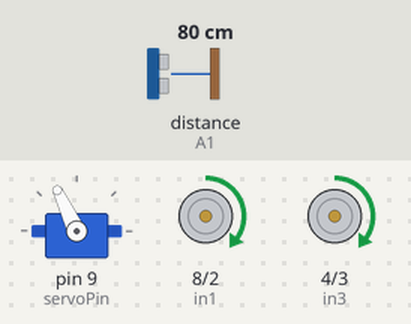
Bench run of a sketch on a simulated Arduino Uno, built with avr-gcc and run on an emulated ATmega328P. Parts: servo, motor-driver pin pairs drawn as motors (green arrow = first pin HIGH = forward, orange = second pin HIGH = backward, longer = more drive, scaled by the enable pin). Inputs (shaded band) come from the test bench; at power-on: distance to the obstacle (sensor on A1) 80 cm. The echo pulse lasts 58.3 µs per cm.

Above: at 3.9 s.
4.0 s: distance to the obstacle (sensor on A1) set to 44 cm
5.5 s: distance to the obstacle (sensor on A1) set to 38 cm
At 6.9 s:
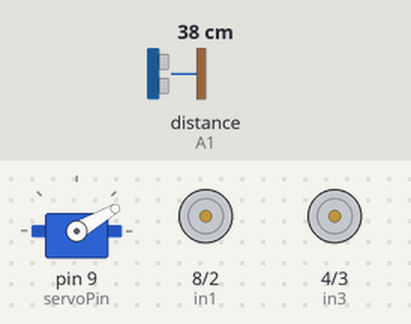
8.5 s: distance to the obstacle (sensor on A1) set to 60 cm
At 10.1 s:
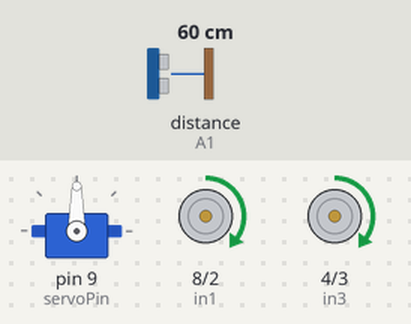
10.4 s: distance to the obstacle (sensor on A1) set to 2 cm
At 12.7 s:
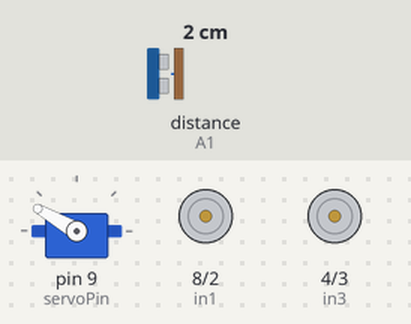
13.4 s: distance to the obstacle (sensor on A1) set to 43 cm
At 13.73 s:
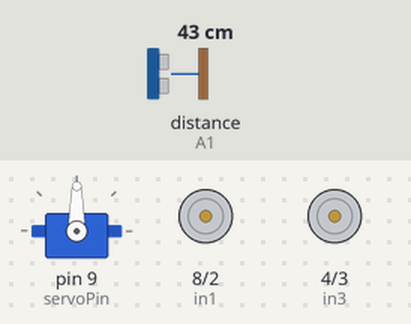
15.3 s: distance to the obstacle (sensor on A1) set to 4 cm
At 18.3 s:
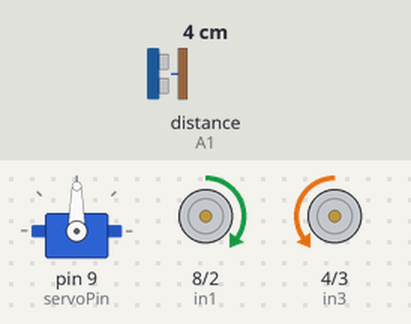
Timing chart, 0 to 19.3 s (numbered marks = the images above; inputs shaded):
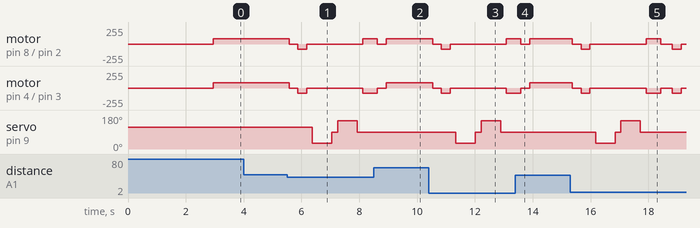

Measured:
- the behaviour switches between 41 and 40 cm on distance to the obstacle (sensor on A1) (found by bisection; images 0 and 1)
- after the input at 4.0 s, every drawn part: stays the same
- after the input at 5.5 s, motor on pin 8 (in1) / pin 2 (in2): forward 80/255 → stopped after 0.07 s, → backward 80/255 0.30 s later, → stopped 0.31 s later, → forward 80/255 1.9 s later; motor on pin 4 (in3) / pin 3 (in4): forward 80/255 → stopped after 0.07 s, → backward 80/255 0.30 s later, → stopped 0.31 s later, → backward 80/255 1.9 s later
- after the input at 8.5 s, servo on pin 9 (servoPin): stays 90° (without the input it goes to 30° after 1.0 s)
- after the input at 10.4 s, motor on pin 8 (in1) / pin 2 (in2): forward 80/255 → stopped after 0.14 s, → backward 80/255 0.30 s later, → stopped 0.31 s later, → forward 80/255 1.9 s later; motor on pin 4 (in3) / pin 3 (in4): forward 80/255 → stopped after 0.14 s, → backward 80/255 0.30 s later, → stopped 0.31 s later, → backward 80/255 1.9 s later
- after the input at 13.4 s, servo on pin 9 (servoPin): stays 90° (without the input it goes to 30° after 1.1 s)

The sketch:

sketch_final.ino
```cpp
// Before uploading the code, install the necessary libraries:
// NewPing Library: https://bitbucket.org/teckel12/arduino-new-ping/downloads/
// Servo Library: Included in Arduino IDE

#include <NewPing.h>
#include <Servo.h>

// Define pins for L298N Motor Controller
// Motor A (Left Motor)
const int enA = 6;    // Enable pin for motor speed control (PWM)
const int in1 = 8;    // IN1 for motor direction
const int in2 = 2;    // IN2 for motor direction

// Motor B (Right Motor)
const int enB = 5;    // Enable pin for motor speed control (PWM)
const int in3 = 4;    // IN3 for motor direction
const int in4 = 3;    // IN4 for motor direction

// Define pin for Servo motor
const int servoPin = 9;  // Servo connected to pin 9 (uses Timer1 with Servo library)

// Define pins and constants for ultrasonic sensor
#define TRIG_PIN A0
#define ECHO_PIN A1
#define MAX_DISTANCE 200

// Constants
#define MAX_SPEED 80 // Sets speed of DC motors (0-255)

NewPing sonar(TRIG_PIN, ECHO_PIN, MAX_DISTANCE);

Servo myServo;

boolean goesForward = false;
int distance = 100;
int speedSet = 0;

void setup() {
  // Initialize motor control pins
  pinMode(enA, OUTPUT);
  pinMode(in1, OUTPUT);
  pinMode(in2, OUTPUT);

  pinMode(enB, OUTPUT);
  pinMode(in3, OUTPUT);
  pinMode(in4, OUTPUT);

  // Initialize motors to stopped
  moveStop();

  // Initialize servo
  myServo.attach(servoPin);
  myServo.write(115);
  delay(2000);

  // Initial distance readings
  distance = readPing();
  delay(100);
  distance = readPing();
  delay(100);
  distance = readPing();
  delay(100);
  distance = readPing();
  delay(100);
}

void loop() {
  int distanceR = 0;
  int distanceL = 0;
  delay(40);

  if (distance <= 40) {
    moveStop();
    delay(100);
    moveBackward();
    delay(300);
    moveStop();
    delay(200);
    distanceR = lookRight();
    delay(200);
    distanceL = lookLeft();
    delay(200);

    if (distanceR >= distanceL) {
      turnRight();
      moveStop();
    } else {
      turnLeft();
      moveStop();
    }
  } else {
    moveForward();
  }
  distance = readPing();
}

int lookRight() {
  myServo.write(30);
  delay(500);
  int distance = readPing();
  delay(100);
  myServo.write(90);
  return distance;
}

int lookLeft() {
  myServo.write(150);
  delay(500);
  int distance = readPing();
  delay(100);
  myServo.write(90);
  return distance;
}

int readPing() {
  delay(70);
  int cm = sonar.ping_cm();
  if (cm == 0) {
    cm = 250;
  }
  return cm;
}

void moveStop() {
  analogWrite(enA, 0);
  analogWrite(enB, 0);
  goesForward = false;
}

void moveForward() {
  if (!goesForward) {
    goesForward = true;
    // Set direction to forward
    digitalWrite(in1, HIGH);
    digitalWrite(in2, LOW);
    digitalWrite(in3, HIGH);
    digitalWrite(in4, LOW);

    // Gradually increase speed
    for (speedSet = 0; speedSet <= MAX_SPEED; speedSet += 2) {
      analogWrite(enA, speedSet);
      analogWrite(enB, speedSet);
      delay(5);
    }
  }
}

void moveBackward() {
  goesForward = false;
  // Set direction to backward
  digitalWrite(in1, LOW);
  digitalWrite(in2, HIGH);
  digitalWrite(in3, LOW);
  digitalWrite(in4, HIGH);

  // Gradually increase speed
  for (speedSet = 0; speedSet <= MAX_SPEED; speedSet += 2) {
    analogWrite(enA, speedSet);
    analogWrite(enB, speedSet);
    delay(5);
  }
}

void turnRight() {
  // Left motor forward, Right motor backward
  digitalWrite(in1, HIGH);
  digitalWrite(in2, LOW);
  digitalWrite(in3, LOW);
  digitalWrite(in4, HIGH);

  // Set speed
  analogWrite(enA, MAX_SPEED);
  analogWrite(enB, MAX_SPEED);

  delay(500); // Adjust delay as needed for turning
  moveStop();
}

void turnLeft() {
  // Left motor backward, Right motor forward
  digitalWrite(in1, LOW);
  digitalWrite(in2, HIGH);
  digitalWrite(in3, HIGH);
  digitalWrite(in4, LOW);

  // Set speed
  analogWrite(enA, MAX_SPEED);
  analogWrite(enB, MAX_SPEED);

  delay(500); // Adjust delay as needed for turning
  moveStop();
}
```
